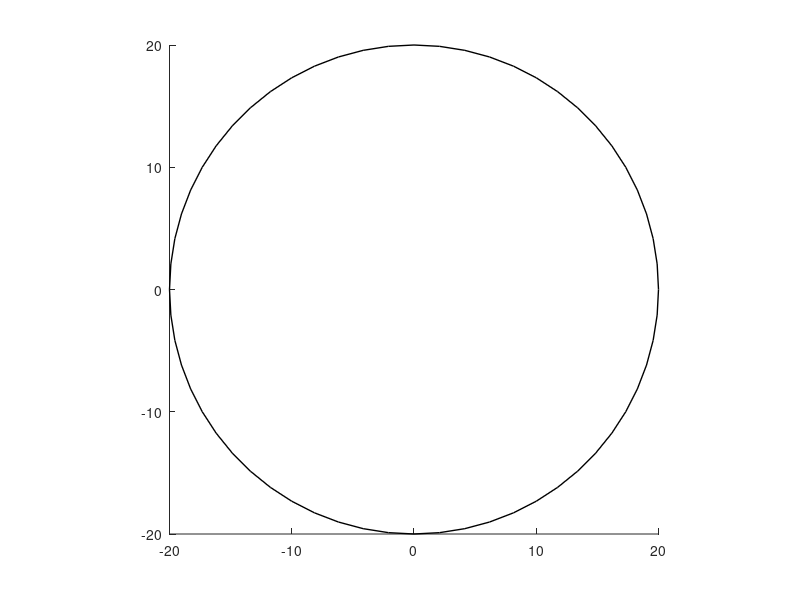

Write the MATLAB code that produced this figure. (Note: this script raises an error after producing the figure.)
% a random walk in 2D with reflective boundaries and multiple targets to
%simulate a 2D random walk of the filament tip on surface 
% the walk is effectively diffusing point tied by an effective elastic spring to the center 
%elastic spring part not yet modeled 
 
clc;    % Clear the command window.
clearvars;
close all;  % Close all figs
workspace;  % Make sure the workspace panel is showing.
%%%%%%%%%%%%%%%%%%%%%%%%%%%%%%%%%%%%%%%%%%%%%%%%%%%%%%%%%%%%%%%%%%%%%%%%%%%%%%%%%%%%%%%%%%%%%%%%
% Define parameters
radius = 20;    % filament movement radius variable
num_discs = 6;  % Number of discs or binding points 
target = radius / 10;   % Membrane disc variable size

% create a grid for cell
[X, Y] = meshgrid(linspace(-radius, radius, 1000), linspace(-radius, radius, 1000));
mask = (X.^2 + Y.^2 <= radius^2);

% plot the cell
pos_outer = [-radius, -radius, 2*radius, 2*radius]; 
rectangle('Position', pos_outer, 'Curvature', [1 1], 'LineWidth', 1);
axis square;
hold on;


%%%Disc plotting section%%%%%%%%%%%%%%%%%%%%%%%%% 
% warnings for constant Z data
warning('off', 'MATLAB:contour:ConstantData');

org_coord = zeros(num_discs, 2); % stores all the origins 
circle_coord = cell(num_discs, 2);  % stores all the coordinates 
circle_x = cell(num_discs, 1);  % Initialize as cell array
circle_y = cell(num_discs, 1);  % Initialize as cell array
theta = linspace(0, 2*pi, 100); % Angles from 0 to 2*pi

for i = 1:num_discs
    % calculate grid row and column
    row = floor((i - 1) / sqrt(num_discs)) + 1;
    col = mod(i - 1, sqrt(num_discs)) + 1;
    % calculate center coordinates of the current disc
    center_x = -radius + col * radius * 2 / (sqrt(num_discs) + 1);
    center_y = -radius + row * radius * 2 / (sqrt(num_discs) + 1);
    
    % store the origin coordinates
    org_coord(i, :) = [center_x, center_y];

    % calculate coordinates for inside red circles
    circ_points = 10;  % Number of points per circle
    spacing = 2 * pi / circ_points;  % Spacing between points

    % Initialize arrays to store x and y coordinates
    circle_x = zeros(1, circ_points);
    circle_y = zeros(1, circ_points);

    % Calculate coordinates for each point on the circle
    for j = 1:circ_points
        angle = (j - 1) * spacing;  % Compute angle
        
        % Compute x and y coordinates
        circle_x(j) = center_x + target * cos(angle);
        circle_y(j) = center_y + target * sin(angle);
    end
    
    % store the full coordinates 
    circle_coord{i} = [circle_x; circle_y];

    % plot the disc clipped by the larger circle mask
    disc_masked = mask & ((X - center_x).^2 + (Y - center_y).^2 <= target^2);
    contour(X, Y, disc_masked, [0.5 0.5], 'r', 'LineWidth', 1);
end

% restore warning state
warning('on', 'MATLAB:contour:ConstantData');

% Set plot properties
ax = gca;
ax.FontWeight = 'normal';
ax.FontSize = 8;
ax.XAxisLocation = 'origin';
ax.YAxisLocation = 'origin';
hold on;

% Open a file for writing
fileID = fopen('hitcounterwithsteps.csv', 'a');   %w for write a for append

% write headers only if empty
if fileID == -1
    fileID = fopen('hitcounterwithsteps.csv', 'w'); % Open in write mode to create the file
    fprintf(fileID, 'Target,Hit Counter,Steps to Hit\n'); % Write headers
end
fclose(fileID);

%Random Walk Section%%%%%%%%%%%%%%%%%%%%%%%%%%%%%%%%%%%
%%setup%%
tsteps=5000;  % number of time steps in random walk
tau=0.01; %time increment between steps units of seconds 
D=10; %diffusion coefficient for the walk units of um^2/sec
delta=sqrt(2*D*tau); % distance increment (in units of um)
num_points= 1000 % getting all points for walk
step_size = 1;  % step size for grid
theta = linspace(0, 2*pi, num_points); % angle range for points 
counter = 0 %initialize step counter 
%results = zeros(1, tsteps);  % array for counter results
hit_counter = zeros(1, num_discs); % Initialize hit counter for each target
 
%Repeat random walk%%%%% 

%results = zeros(1, num_runs);  % array for counter results

% Initialize arrays to hold the x and y positions
x = zeros(tsteps, 1);
y = zeros(tsteps, 1);

% open the file again for appending data
fileID = fopen('hitcounterwithsteps.csv', 'a');


x(1) = 0.0;
y(1) = 0.0;
hit_counter = 0;

circle_x = cell(num_discs, 1);  % Initialize as cell array
circle_y = cell(num_discs, 1);  % Initialize as cell array

for i = 1:num_discs
    % Calculate coordinates for each circle
    circle_x{i} = org_coord(i, 1) + target * cos(theta);
    circle_y{i} = org_coord(i, 2) + target * sin(theta);
end 
    
    %Random Walk
    for i = 2 :tsteps
	    % particle random step and position change 
        delx = 2 * (randi(2) - 1) - 1;   %random step 
	    xbound = x(i-1) + delx*delta;    % new position 
        dely = 2 * (randi(2) - 1) - 1;
        ybound= y(i-1) + dely*delta;
    
        %checks if particle is at any target
	    for k = 1:num_discs       
                if any(abs(xbound - circle_x{k}) <= step_size/4 & abs(ybound - circle_y{k}) <= step_size/4)
                    hit_counter = hit_counter + 1; % Increment hit counter for the target
                    fprintf('Random walk has hit target %d!\n', k);
                    %fprintf('Hit counter: %d\n', hit_counter(k));
                    % Calculate the number of steps to hit the target
                    x(i) = xbound; %update pos
                    y(i) = ybound;
                    continue;
                elseif  norm([xbound,ybound]) >= radius %is it beyond the boundary?
                    x(i)=x(i-2); %move back
                    y(i)=y(i-2);
                    continue;
                %continue;          
                else   %it's walking without hitting a target
                    x(i) = xbound; %update pos
                    y(i) = ybound;
                    counter = counter + 1 %update step counter 
                end
          end
    
end







plot(x, y);
xlabel('X Position');
ylabel('Y Position');
title('Random Walk');
axis equal; % set equal aspect ratio
grid on;



